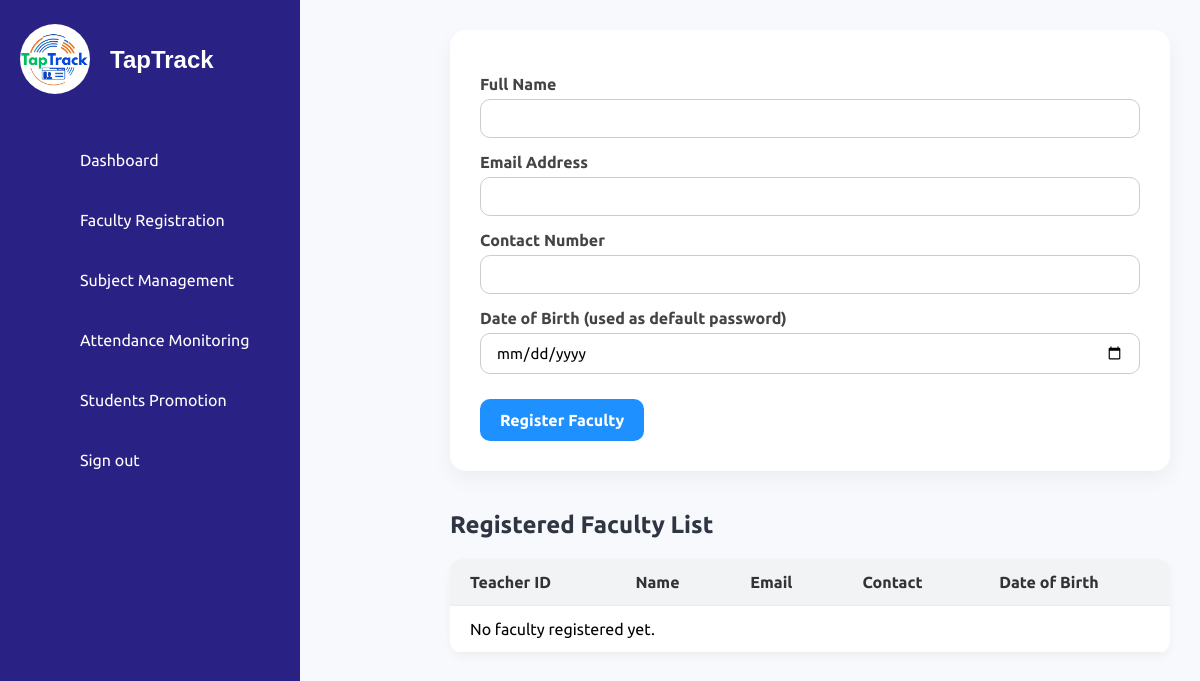
The page /faculty_registration.php on the database as committed earlier.
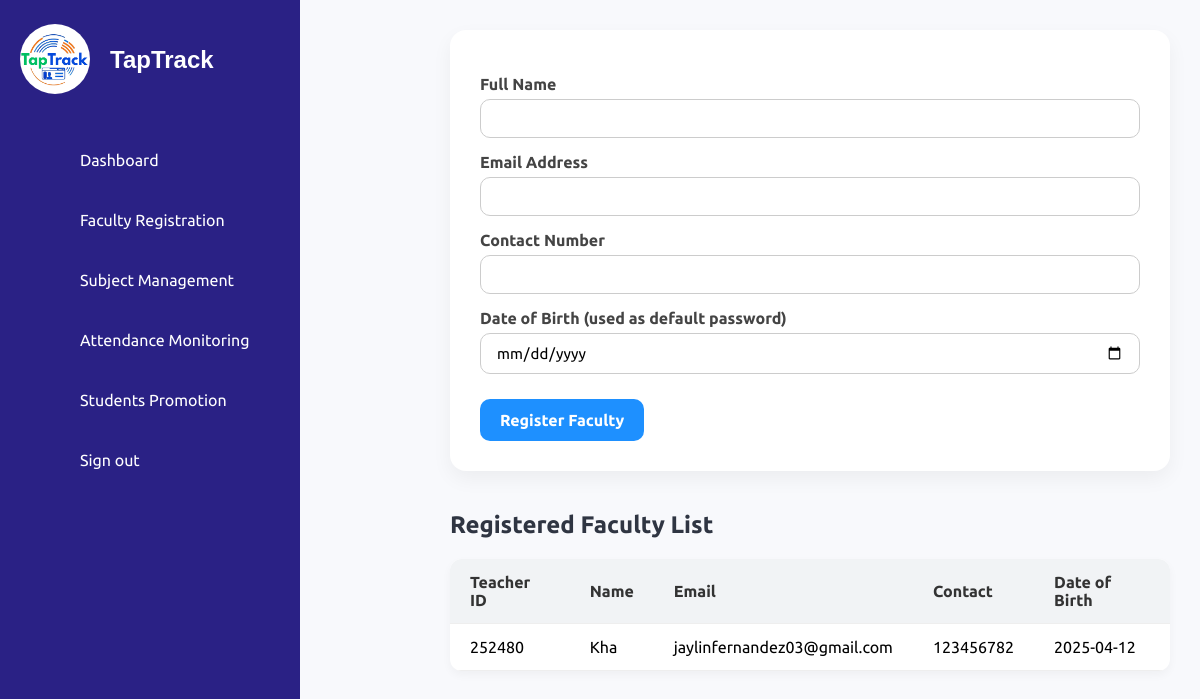
The same page on the database as committed later.
### tables this page shows
CREATE TABLE `faculty` (
  `id` int(11) NOT NULL,
  `teacher_id` varchar(6) NOT NULL,
  `name` varchar(100) NOT NULL,
  `email` varchar(100) NOT NULL,
  `contact` varchar(20) DEFAULT NULL,
  `dob` date NOT NULL,
  `password` varchar(255) NOT NULL
);

### faculty_registration.php (the view, shortened to what this page needs)
<?php
include('db_connection.php');
?>
<!DOCTYPE html>
<html lang="en">
<head>
    <link rel="stylesheet" href="assets/css/style.css">
    <link rel="stylesheet" href="assets/css/faculty.css">
</head>
<body>
    <?php include('sidebar.php'); ?>
    <div class="faculty-party" style="margin-left: 420px;">
        <div class="faculty-card">
            <form method="POST" action="">
                <label>Full Name</label>
                <input type="text" name="name" required>
                <label>Email Address</label>
                <input type="email" name="email" required>
                <label>Contact Number</label>
                <input type="text" name="contact" required>
                <label>Date of Birth (used as default password)</label>
                <input type="date" name="dob" required>
                <input type="submit" name="register" value="Register Faculty">
            </form>
        </div>
        <h2>Registered Faculty List</h2>
        <table class="faculty-table">
            <thead>
                <tr>
                    <th>Teacher ID</th>
                    <th>Name</th>
                    <th>Email</th>
                    <th>Contact</th>
                    <th>Date of Birth</th>
                </tr>
            </thead>
            <tbody>
                <?php
                $result = $conn->query("SELECT teacher_id, name, email, contact, dob FROM faculty ORDER BY id DESC");
                if ($result->num_rows > 0):
                    while ($row = $result->fetch_assoc()):
                ?>
                <tr>
                    <td><?= htmlspecialchars($row['teacher_id']) ?></td>
                    <td><?= htmlspecialchars($row['name']) ?></td>
                    <td><?= htmlspecialchars($row['email']) ?></td>
                    <td><?= htmlspecialchars($row['contact']) ?></td>
                    <td><?= htmlspecialchars($row['dob']) ?></td>
                </tr>
                <?php endwhile; else: ?>
                <tr><td colspan="5">No faculty registered yet.</td></tr>
                <?php endif; ?>
            </tbody>
        </table>
    </div>
</body>
</html>

Rows that differ between the two databases and show on the page:
added faculty: teacher "252480", name "Kha", email "jaylinfernandez03@gmail.com", contact "123456782", dob "2025-04-12"
Other text that changed with them:
text no longer shown: "No faculty registered yet."
